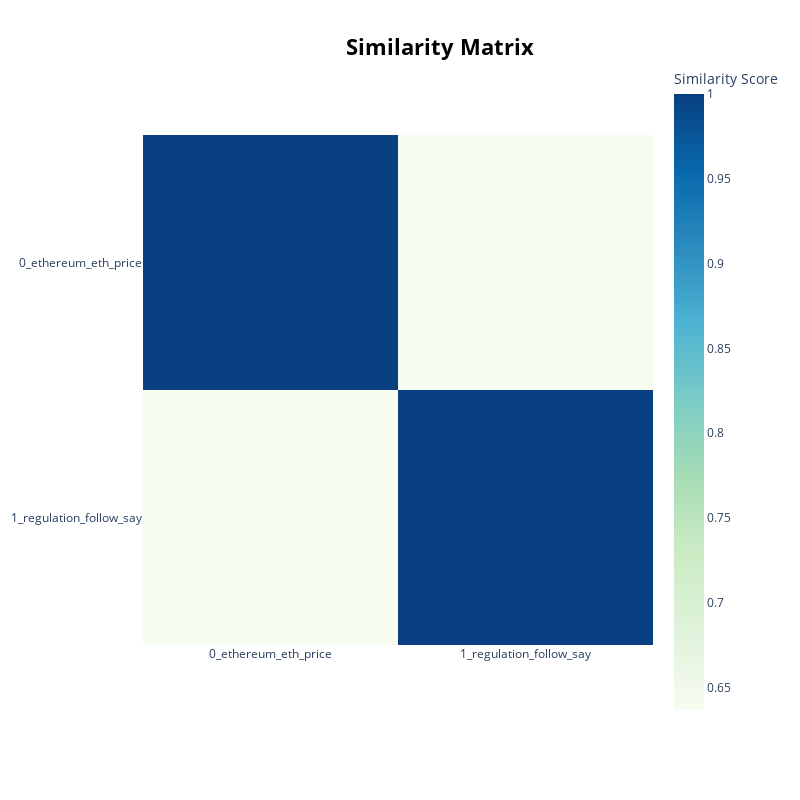

Notebook cell for this chart:
### Code cell
topics_words = []
for topic_id in set(topics):
    if topic_id == -1: continue
    words = [w for w, _ in topic_model.get_topic(topic_id)]
    topics_words.append(words)
    
docs_tokenized = [doc.split() for doc in news_df["text"]]


MAX_DOCS = 300
if len(docs_tokenized) > MAX_DOCS:
    docs_tokenized_sample = sample(docs_tokenized, MAX_DOCS)
else:
    docs_tokenized_sample = docs_tokenized

dictionary = Dictionary(docs_tokenized)


cm = CoherenceModel(
    topics=topics_words,
    texts=docs_tokenized,
    dictionary=dictionary,
    coherence='c_v',
    processes=4
)

coherence = cm.get_coherence()
print("Topic Coherence:", coherence)

clusterer = topic_model.hdbscan_model
stabilities = clusterer.cluster_persistence_
print(stabilities)

topic_model.visualize_topics_over_time(topics_over_time)
topic_model.visualize_barchart(top_n_topics=10)
topic_model.visualize_heatmap()

### Figure 1 — Plotly figure (JSON) as saved in the notebook; plotly's stock layout.template omitted (floating-point values rounded to 4 significant figures)
{"data": [{"coloraxis": "coloraxis", "hovertemplate": "x: %{x}<br>y: %{y}<br>Similarity Score: %{z}<extra></extra>", "name": "0", "type": "heatmap", "x": ["0_ethereum_eth_price", "1_regulation_follow_say"], "xaxis": "x", "y": ["0_ethereum_eth_price", "1_regulation_follow_say"], "yaxis": "y", "z": [[1.0, 0.6369], [0.6369, 1.0]]}], "layout": {"coloraxis": {"colorbar": {"title": {"text": "Similarity Score"}}, "colorscale": [[0, "rgb(247,252,240)"], [0.125, "rgb(224,243,219)"], [0.25, "rgb(204,235,197)"], [0.375, "rgb(168,221,181)"], [0.5, "rgb(123,204,196)"], [0.625, "rgb(78,179,211)"], [0.75, "rgb(43,140,190)"], [0.875, "rgb(8,104,172)"], [1, "rgb(8,64,129)"]]}, "height": 800, "hoverlabel": {"bgcolor": "white", "font": {"family": "Rockwell", "size": 16}}, "legend": {"title": {"text": "Trend"}}, "margin": {"t": 60}, "showlegend": true, "title": {"font": {"color": "Black", "size": 22}, "text": "<b>Similarity Matrix</b>", "x": 0.55, "xanchor": "center", "y": 0.95, "yanchor": "top"}, "width": 800, "xaxis": {"anchor": "y", "constrain": "domain", "domain": [0, 1], "scaleanchor": "y"}, "yaxis": {"anchor": "x", "autorange": "reversed", "constrain": "domain", "domain": [0, 1]}}}
